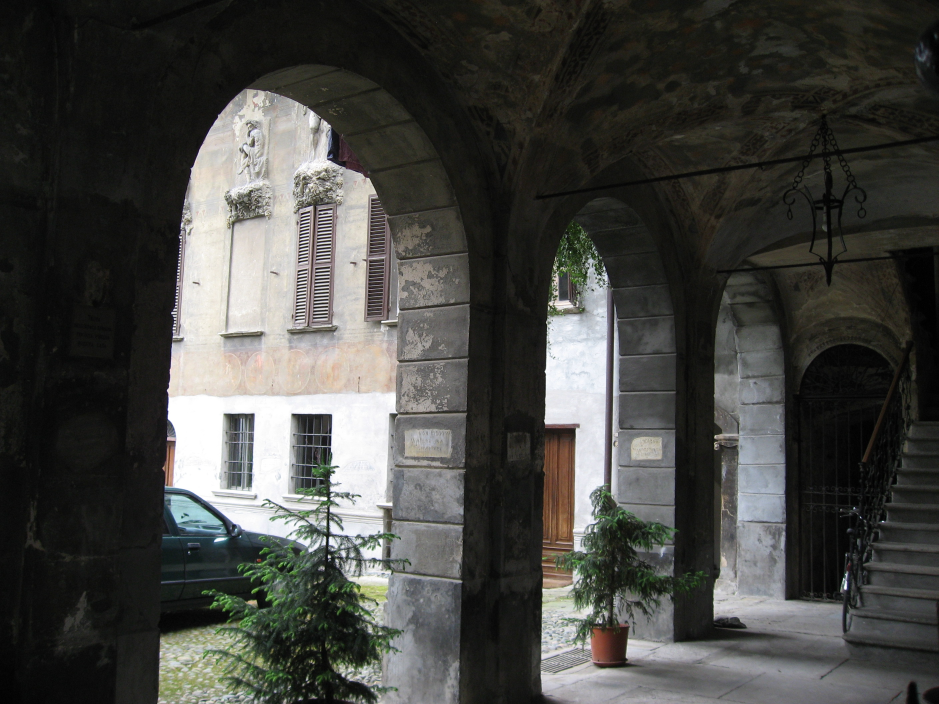
#> input picture DATA/AquaTermi_lowcontrast.JPG, 2816 x 2112 px (shown at 1/3 size)
$ python histogram_equalization.py   (older library calls are emulated)
#> lines starting #> are read from the running program, lines starting #| are printed output that depends on the picture
### misc/lib/imtools.py
from PIL import Image
from numpy import *


# [12 lines left out: functions get_imlist, imresize, not called in this run]

def histeq(image, number_bins=256):
  """  Histogram equalization of a grayscale image. """

  # get image histogram
  image_hist, bins = histogram(image.flatten(), number_bins, normed=True)
  cdf = image_hist.cumsum() # cumulative distribution function
  cdf = 255 * cdf / cdf[-1] # normalize

  # use linear interpolation of cdf to find new pixel values
  image2 = interp(image.flatten(), bins[:-1], cdf)

  return image2.reshape(image.shape), cdf

# [15 lines left out: function compute_average, not called in this run]

### misc/histogram_equalization.py
from PIL import Image
from pylab import *
from lib import imtools

figure()
gray()

im = array(Image.open('../DATA/AquaTermi_lowcontrast.JPG').convert('L'))
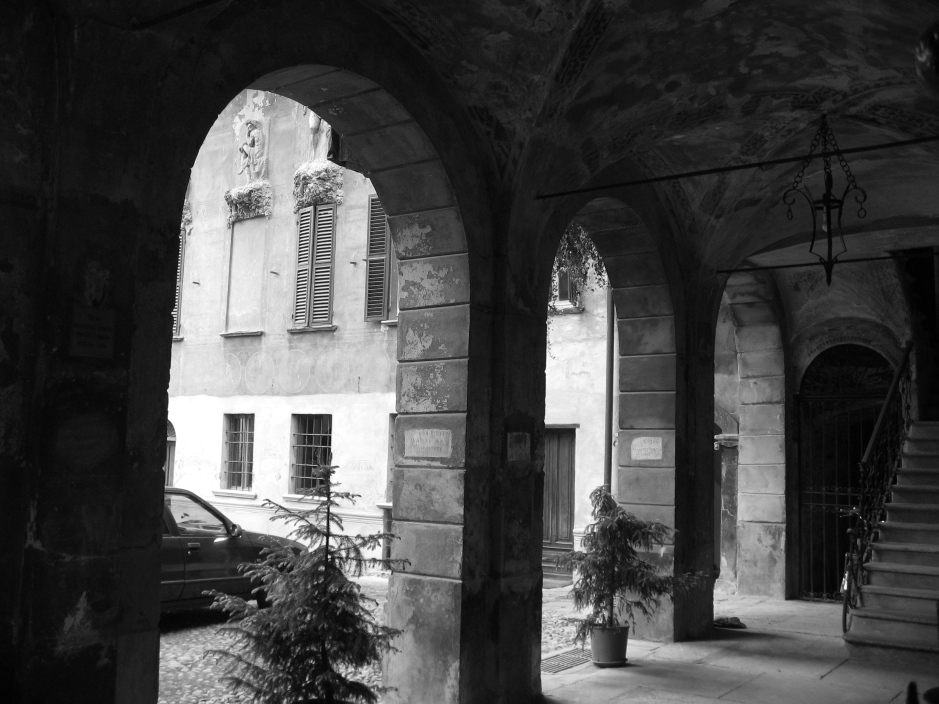
#> im: shape (2112, 2816) (shown at 1/3 size); min 0, max 255, mean 69.5
subplot(2, 2, 1)
hist(im.flatten(), 128)
subplot(2, 2, 3)
imshow(im)
title('Original')

im2, cdf = imtools.histeq(im)
#> in histeq, `image_hist, bins = histogram(image.flatten(), number_bins, normed=True)`: image_hist = 256 values, max 0.0275 at index 18, min 0.000121 at index 0, mean 0.00392; bins = 257 values from 0 to 255
#> in histeq, `cdf = image_hist.cumsum()`: cdf = 256 values from 0.000121 to 1
#> in histeq, `cdf = 255 * cdf / cdf[-1]`: cdf = 256 values from 0.0308 to 255
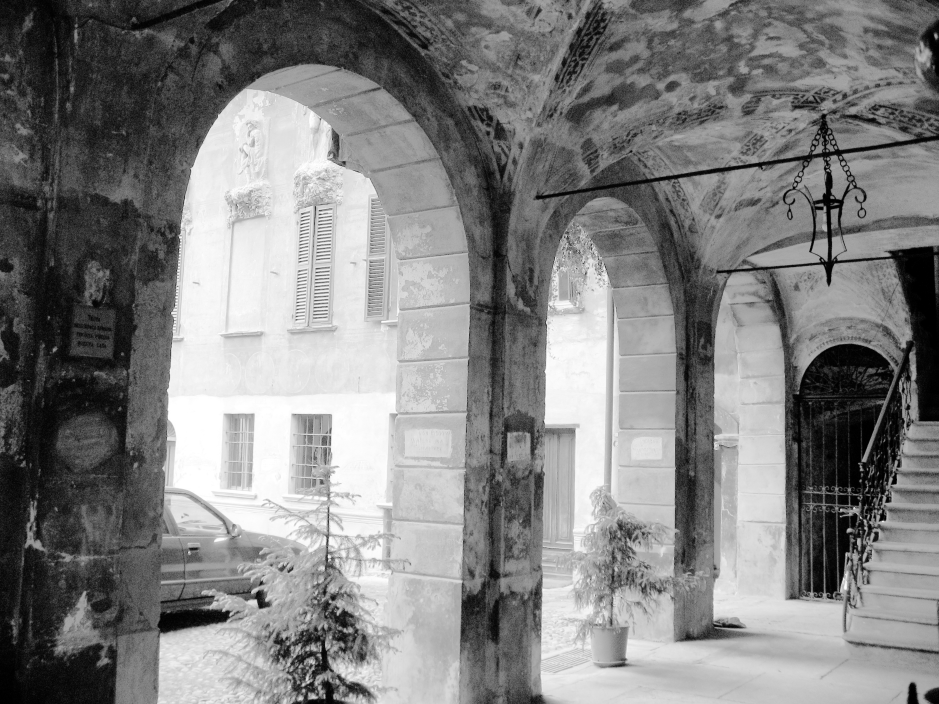
#> im2: shape (2112, 2816) float64 (shown at 1/3 size); min 0.0308, max 255, mean 129.4
#> cdf = 256 values from 0.0308 to 255
subplot(2, 2, 2)
hist(im2.flatten(), 128)
subplot(2, 2, 4)
imshow(uint8(im2))
title('Histogram Equalization')

show()
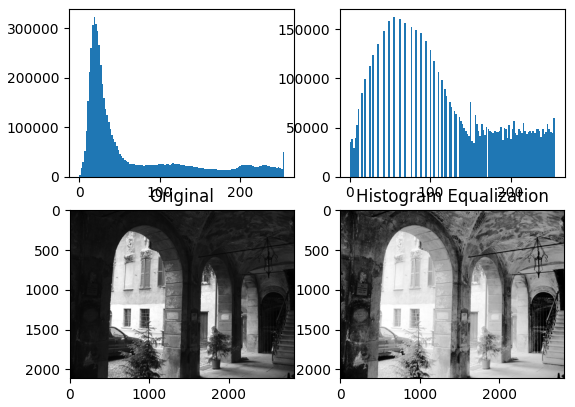
#> figure drawn by matplotlib, 4 panels; panel 1: tallest bar 323549 high, from x = 17.93 to 19.92; panel 3: tallest bar 163052 high, from x = 53.81 to 55.81

$ run again, with DATA/GaussianNoise.jpg copied over DATA/AquaTermi_lowcontrast.JPG
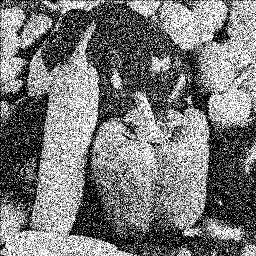
#> input picture DATA/GaussianNoise.jpg, 256 x 256 px
#> im is the input picture: shape (256, 256); min 0, max 255, mean 119.9
#> image_hist = 256 values, max 0.0894 at index 0, min 0.00218 at index 195, mean 0.00392; bins = 257 values from 0 to 255
#> in histeq, `cdf = image_hist.cumsum()`: cdf = 256 values from 0.0894 to 1
#> in histeq, `cdf = 255 * cdf / cdf[-1]`: cdf = 256 values from 22.72 to 255
#> `im2, cdf = imtools.histeq(im)`:
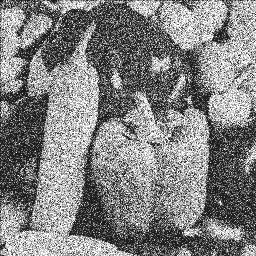
#> im2: shape (256, 256) float64; min 22.72, max 255, mean 129.9
#> `show()`:
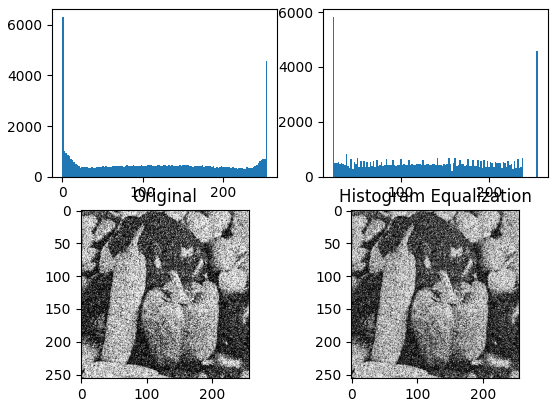
#> figure drawn by matplotlib, 4 panels; panel 1: tallest bar 6329 high, from x = 0 to 1.99; panel 3: tallest bar 5838 high, from x = 22.72 to 24.53
